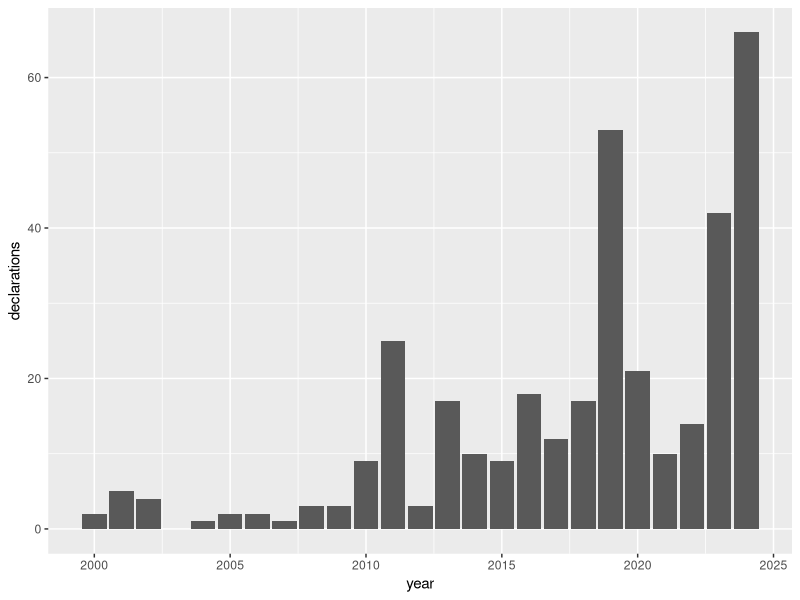
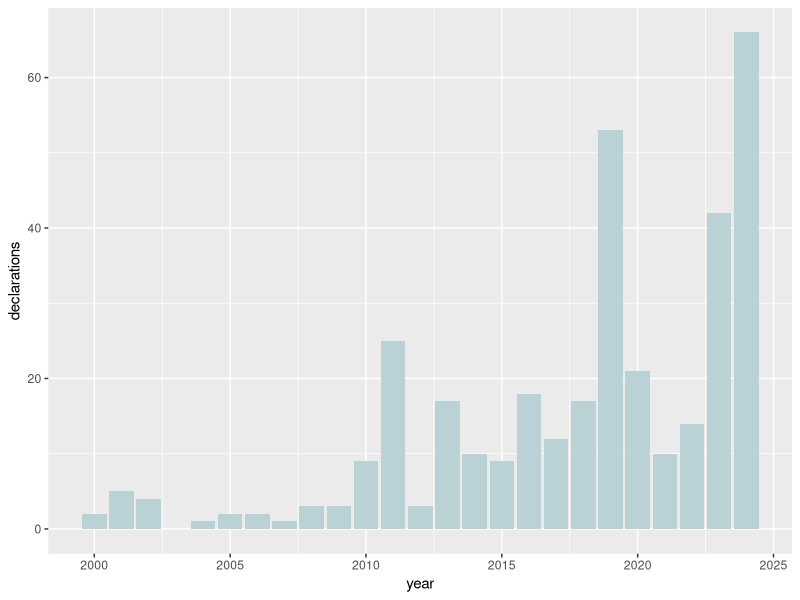
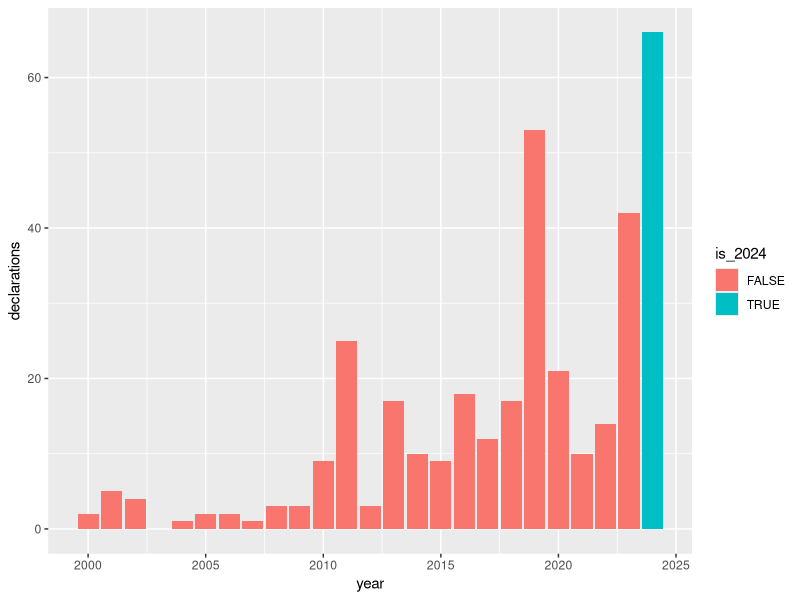
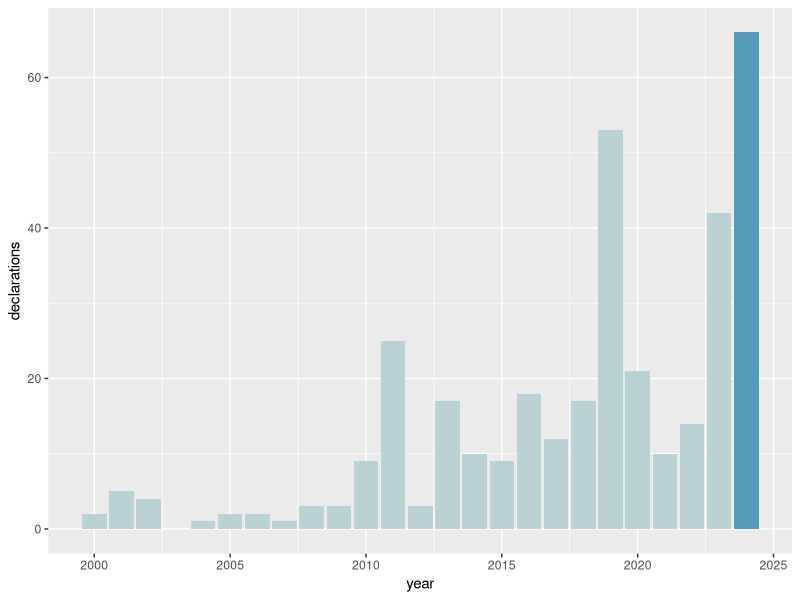
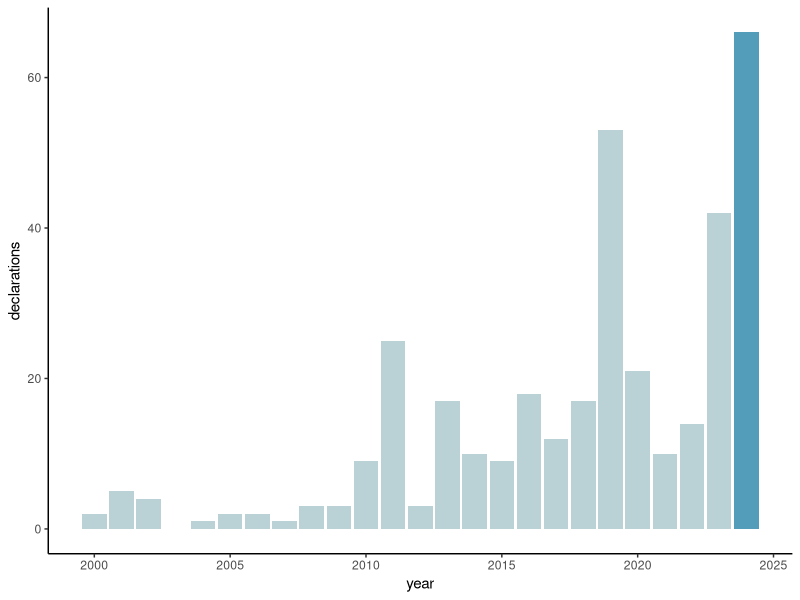
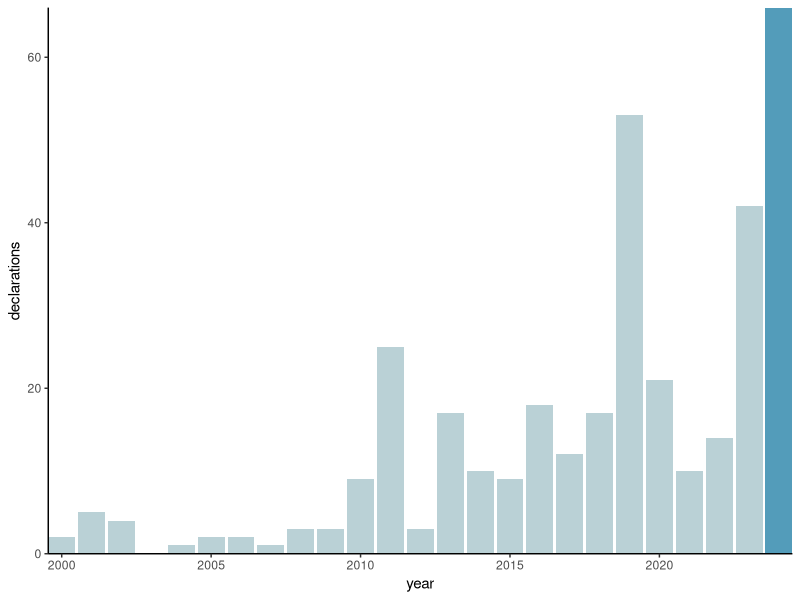
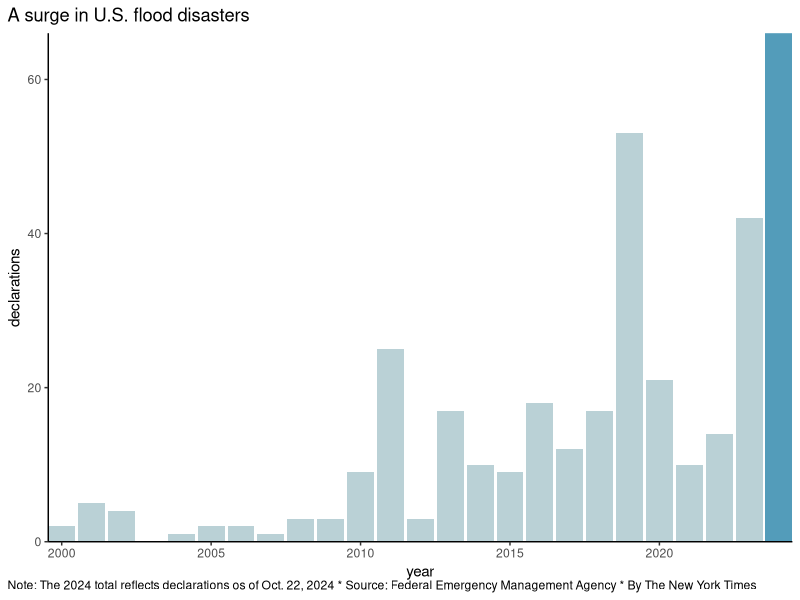
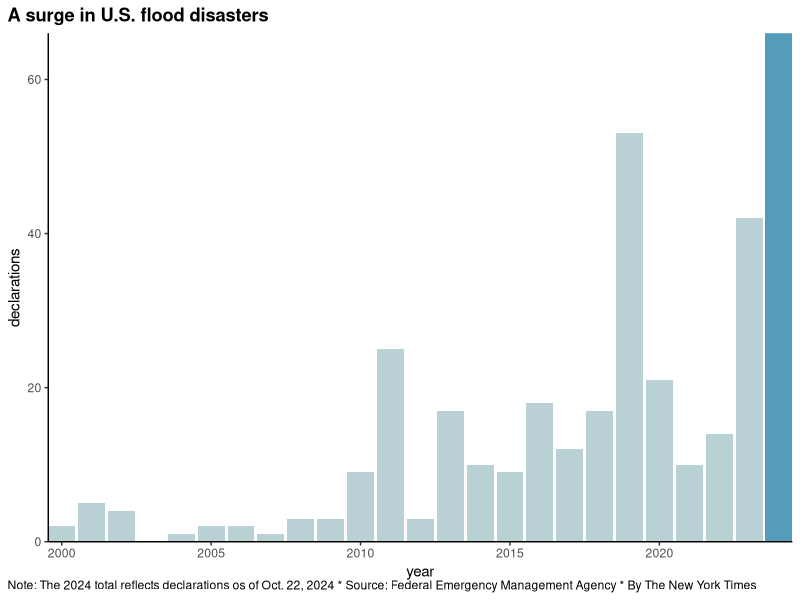

The R source for these figures, in order:
# Replicating NY plot
# Youtube video: Riffomonas Project: "Recreating a New York Times bar chqart using ggplot package"(CC332)
# https://www.youtube.com/watch?v=8_2frsX5MwM
# File: 27 replicate NYT figure using ggplot2.R

# 1. Load required libraries
library(tidyverse)
library(tibble) ## To use tibble function

flooding <- tibble(
  year = 2000:2024,
  declarations = c(2,5,4,0,1,2,2,1,3,3,9,25,
                   3,17,10,9,18,12,17,53,21,10,
                   14,42,66),
  is_2024 = year == 2024            # This will create a flag TRUE only for 2024
)

flooding


# 2. Create a bar plot 
# using geom_col() generated the bar plot

# 2.1 Basig bar plot uisng geom_col() function
Plot_01 <- flooding %>% 
  ggplot(aes(x=year, y = declarations)) +
  geom_col()
Plot_01

ggsave("01_Standard_bar_plot_geom_col.png", width = 6.38, height = 5.80)

# 2.2 Colours
# Using colour picker add in we choose these three colours:
# c("turquoise3", "deepskyblue2", "dodgerblue3")

# From youtube video
# # #BAD1D6 > Aquamarine colour

Plot_02 <- flooding %>% 
  ggplot(aes(x=year, y = declarations)) +
  geom_col(fill = "#BAD1D6")
Plot_02


ggsave("02_Aquamarine colour_plot_geom_col.png", width = 6.38, height = 5.80)

# 2.3 This plot just displays two default colour for True and False values of "is_2024" variable.
Plot_03 <- flooding %>% 
  ggplot(aes(x=year, y = declarations, fill = is_2024)) +
  geom_col()
Plot_03
ggsave("03_True_false_colour_defined_by_is_2024_variable.png", width = 6.38, height = 5.80)


# 2.4 Start designing last year different colour for 2024
# using scale_fill_manual() 
# colours: FALSE values for "is_2024" variable: Aquamarine "#BAD1D6"
#          TRUE values for "is_2024" variable: Last year is 2024. DARK BLUE "#539CBA"
Plot_04 <- flooding %>% 
  ggplot(aes(x=year, y = declarations, fill = is_2024)) +
  geom_col(show.legend = FALSE) +
  scale_fill_manual(breaks = c(FALSE,TRUE),
                    values = c("#BAD1D6","#539CBA"))
Plot_04
ggsave("04_Flagged_2024_year_colour.png", width = 6.38, height = 5.80)


# 2.5 Apply specific theme to apply theme clasic theme to the plot 
# theme_classic()
Plot_05 <- flooding %>% 
  ggplot(aes(x=year, y = declarations, fill = is_2024)) +
  geom_col(show.legend = FALSE) +
  scale_fill_manual(breaks = c(FALSE,TRUE),
                    values = c("#BAD1D6","#539CBA")) +
  theme_classic()
  
Plot_05
ggsave("05_Flagged_2024_year_colour_theme_classic.png", width = 6.38, height = 5.80)

# 2.6 Remove expansion around the whole perimeter
# Always remove this expansion for geom_col()
# coord_cartesian(expand = FALSE) +

Plot_06 <- flooding %>% 
  ggplot(aes(x=year, y = declarations, fill = is_2024)) +
  geom_col(show.legend = FALSE) +
  scale_fill_manual(breaks = c(FALSE,TRUE),
                    values = c("#BAD1D6","#539CBA")) +
  coord_cartesian(expand = FALSE) +
  theme_classic()

Plot_06
ggsave("06_Flagged_2024_year_colour_theme_classic_no_gap.png", width = 6.38, height = 5.80)


# 2.7 Include title and caption
# Also fit legend using element_textbox_simple() from library(ggtext)
library(ggtext)

Plot_07 <- flooding %>% 
  ggplot(aes(x=year, y = declarations, fill = is_2024)) +
  geom_col(show.legend = FALSE) +
  scale_fill_manual(breaks = c(FALSE,TRUE),
                    values = c("#BAD1D6","#539CBA")) +
  coord_cartesian(expand = FALSE) +
  labs(title = "A surge in U.S. flood disasters",
       caption = "Note: The 2024 total reflects declarations os of Oct. 22, 2024 * Source: Federal Emergency Management Agency * By The New York Times") +
  theme_classic() +
  theme(
    plot.caption = element_textbox_simple(), # Wrap legend text
    plot.caption.position = "plot", # Caption and title left aligned
    plot.title.position = "plot"
    )

Plot_07
ggsave("07_Flagged_2024_year_colour_theme_title_caption.png", width = 6.38, height = 5.80)

# 2.8 Format title as bold

library(ggtext)

Plot_08 <- flooding %>% 
  ggplot(aes(x=year, y = declarations, fill = is_2024)) +
  geom_col(show.legend = FALSE) +
  scale_fill_manual(breaks = c(FALSE,TRUE),
                    values = c("#BAD1D6","#539CBA")) +
  coord_cartesian(expand = FALSE) +
  labs(title = "A surge in U.S. flood disasters",
       caption = "Note: The 2024 total reflects declarations os of Oct. 22, 2024 * Source: Federal Emergency Management Agency * By The New York Times") +
  theme_classic() +
  theme(
    plot.title = element_text(face = "bold"),
    plot.caption = element_textbox_simple(), # Wrap legend text
    plot.caption.position = "plot", # Caption and title left aligned
    plot.title.position = "plot"
  )

Plot_08
ggsave("08_Flagged_2024_title_caption_title_bold.png", width = 6.38, height = 5.80) 

# 2.9 Create annotation bubble
# we will use {ggtext} to include new fonts
# Using break text with <br>
#   geom_richtext(geom = "textbox", label = "66 declarations<br>this year so far", 
#    x = 2022.5, y = 62,
#    hjust = 1,  
#    show.legend = FALSE)

library(ggtext)

Plot_09 <- flooding %>% 
  ggplot(aes(x=year, y = declarations, fill = is_2024)) +
  geom_col(show.legend = FALSE) +
  geom_richtext(geom = "textbox", label = "66 declarations<br>this year so far", 
               x = 2022.5, y = 62,
               hjust = 1,  
               show.legend = FALSE) +# annotation bubble
  scale_fill_manual(breaks = c(FALSE,TRUE),
                    values = c("#BAD1D6","#539CBA")) +
  coord_cartesian(expand = FALSE) +
  labs(title = "A surge in U.S. flood disasters",
       caption = "Note: The 2024 total reflects declarations os of Oct. 22, 2024 * Source: Federal Emergency Management Agency * By The New York Times") +
  theme_classic() +
  theme(
    plot.title = element_text(face = "bold"),
    plot.caption = element_textbox_simple(), # Wrap legend text
    plot.caption.position = "plot", # Caption and title left aligned
    plot.title.position = "plot"
  )

Plot_09
ggsave("09_Flagged_2024_title_bold_annotation_bubble.png", width = 6.38, height = 5.80) 

# 2.10 Modiffy initial annotation bubble created earlier
# New parameters introduced to geom_richtext() function
#  fill = NA,
# color = "black",

Plot_10 <- flooding %>% 
  ggplot(aes(x=year, y = declarations, fill = is_2024)) +
  geom_col(show.legend = FALSE) +
  geom_richtext(geom = "textbox", label = "66 declarations<br>this year so far", 
                x = 2022.5, y = 62,
                hjust = 1,  
                fill = NA,
                color = "black",
                show.legend = FALSE) +# annotation bubble
  scale_fill_manual(breaks = c(FALSE,TRUE),
                    values = c("#BAD1D6","#539CBA")) +
  coord_cartesian(expand = FALSE) +
  labs(title = "A surge in U.S. flood disasters",
       caption = "Note: The 2024 total reflects declarations os of Oct. 22, 2024 * Source: Federal Emergency Management Agency * By The New York Times") +
  theme_classic() +
  theme(
    plot.title = element_text(face = "bold"),
    plot.caption = element_textbox_simple(), # Wrap legend text
    plot.caption.position = "plot", # Caption and title left aligned
    plot.title.position = "plot"
  )

Plot_10

ggsave("10_Flagged_2024_title_bold_annotation_bubble_formatted.png", width = 6.38, height = 5.80) 

# 2.11 Adding the colouring emphasis for the 66 declarations
# Introducing HTML and CSS
# "<span style = 'color:#539CBA'>66 declarations</span> 

Plot_11 <- flooding %>% 
  ggplot(aes(x=year, y = declarations, fill = is_2024)) +
  geom_col(show.legend = FALSE) +
  geom_richtext(geom = "textbox", label = "<span style='color:#539CBA'>66 declarations</span><br>this year so far", 
                x = 2022.5, y = 62,
                hjust = 1,  
                fill = NA,
                color = "black",
                show.legend = FALSE) +# annotation bubble
  scale_fill_manual(breaks = c(FALSE,TRUE),
                    values = c("#BAD1D6","#539CBA")) +
  coord_cartesian(expand = FALSE) +
  labs(title = "A surge in U.S. flood disasters",
       caption = "Note: The 2024 total reflects declarations os of Oct. 22, 2024 * Source: Federal Emergency Management Agency * By The New York Times") +
  theme_classic() +
  theme(
    plot.title = element_text(face = "bold"),
    plot.caption = element_textbox_simple(), # Wrap legend text
    plot.caption.position = "plot", # Caption and title left aligned
    plot.title.position = "plot"
  )

Plot_11


ggsave("11_Flagged_2024_title_include_colour_to_text_bubble.png", width = 6.38, height = 5.80) 


# 2.12 Make the sentence "66 declarations" bold using markdown **
# geom_richtext(geom = "textbox", label = "<span style='color:#539CBA'>**66 declarations**</span><br>this year so far", 

Plot_12 <- flooding %>% 
  ggplot(aes(x=year, y = declarations, fill = is_2024)) +
  geom_col(show.legend = FALSE) +
  geom_richtext(geom = "textbox", label = "<span style='color:#539CBA'>**66 declarations**</span><br>this year so far", 
                x = 2022.5, y = 62,
                hjust = 1,  
                fill = NA,
                color = "black",
                show.legend = FALSE) +# annotation bubble
  scale_fill_manual(breaks = c(FALSE,TRUE),
                    values = c("#BAD1D6","#539CBA")) +
  coord_cartesian(expand = FALSE) +
  labs(title = "A surge in U.S. flood disasters",
       caption = "Note: The 2024 total reflects declarations os of Oct. 22, 2024 * Source: Federal Emergency Management Agency * By The New York Times") +
  theme_classic() +
  theme(
    plot.title = element_text(face = "bold"),
    plot.caption = element_textbox_simple(), # Wrap legend text
    plot.caption.position = "plot", # Caption and title left aligned
    plot.title.position = "plot"
  )

Plot_12


ggsave("12_Flagged_2024_title_include_colour_to_text_bubble_bold.png", width = 6.38, height = 5.80) 


# 2.13 Remove border around "66 declarations" text annotation
#  label.colour = NA,

Plot_13 <- flooding %>% 
  ggplot(aes(x=year, y = declarations, fill = is_2024)) +
  geom_col(show.legend = FALSE) +
  geom_richtext(geom = "textbox", label = "<span style='color:#539CBA'>**66 declarations**</span><br>this year so far", 
                x = 2022.5, y = 62,
                hjust = 1,  
                fill = NA,
                color = "black",
                label.colour = NA,
                show.legend = FALSE) +# annotation bubble
  scale_fill_manual(breaks = c(FALSE,TRUE),
                    values = c("#BAD1D6","#539CBA")) +
  coord_cartesian(expand = FALSE) +
  labs(title = "A surge in U.S. flood disasters",
       caption = "Note: The 2024 total reflects declarations os of Oct. 22, 2024 * Source: Federal Emergency Management Agency * By The New York Times") +
  theme_classic() +
  theme(
    plot.title = element_text(face = "bold"),
    plot.caption = element_textbox_simple(), # Wrap legend text
    plot.caption.position = "plot", # Caption and title left aligned
    plot.title.position = "plot"
  )

Plot_13


ggsave("13_Flagged_2024_title_include_colour_to_text_bubble_bold_no_border.png", width = 6.38, height = 5.80) 

# 2.14 Draw horizontal line from text to bar
# DRAW HORIZONTAL LINE FROM THE TEXT TO THE BAR
# using annotate() function after geom_richtext() function
# Placing annotate() BEFORE geom_col()

# Horizontal line position:
#  annotate(geom = "segment",x = 2022.5 , xend = 2023.4,y = 63, yend = 63)

Plot_14 <- flooding %>% 
  ggplot(aes(x=year, y = declarations, fill = is_2024)) +
  annotate(geom = "segment",
           x = 2022.5 , xend = 2023.4,
           y = 63, yend = 63) + # It requires an x,xend,y, yend
  
  geom_col(show.legend = FALSE) +
  geom_richtext(geom = "textbox", label = "<span style='color:#539CBA'>**66 declarations**</span><br>this year so far", 
                x = 2022.5, y = 62,
                hjust = 1,  
                fill = NA,
                color = "black",
                label.colour = NA,
                show.legend = FALSE) +# annotation bubble
 
  scale_fill_manual(breaks = c(FALSE,TRUE),
                    values = c("#BAD1D6","#539CBA")) +
  coord_cartesian(expand = FALSE) +
  labs(title = "A surge in U.S. flood disasters",
       caption = "Note: The 2024 total reflects declarations os of Oct. 22, 2024 * Source: Federal Emergency Management Agency * By The New York Times") +
  theme_classic() +
  theme(
    plot.title = element_text(face = "bold"),
    plot.caption = element_textbox_simple(), # Wrap legend text
    plot.caption.position = "plot", # Caption and title left aligned
    plot.title.position = "plot"
  )

Plot_14


ggsave("14_Flagged_2024_colour_to_text_bubble_bold_no_border_LINE_TO_BAR.png", width = 6.38, height = 5.80) 


# 2.15 MODIFY AXIS TICKS (WIP)












